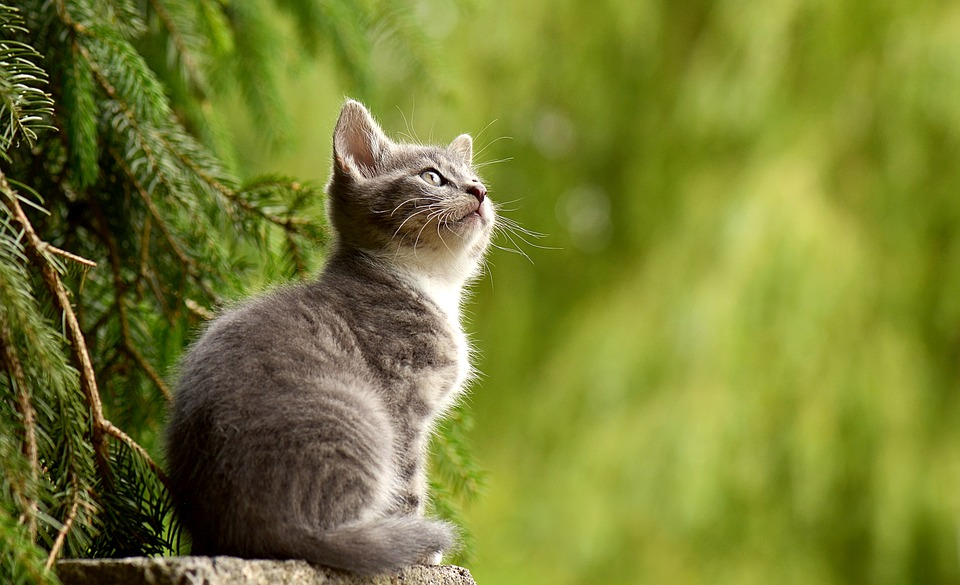
#> input picture images/cat0.jpg, 960 x 585 px
$ jupyter execute --allow-errors cnn-online.ipynb
#> lines starting #> are read from the running program, lines starting #| are printed output that depends on the picture
[cell 1]
import numpy as np
import matplotlib.pyplot as plt
import cv2

[cell 2]
plt.style.use('seaborn')

### convolution

[cell 3]
img_bgr = cv2.imread('../images/cat0.jpg')
#> img_bgr is the input picture: shape (585, 960, 3); mean B, G, R 49.9, 126.1, 119.4
img_bgr = cv2.resize(img_bgr, (200, 200))
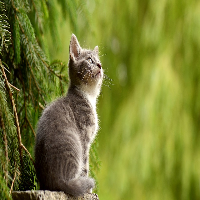
#> img_bgr: shape (200, 200, 3); mean B, G, R 49.8, 125.9, 119.3

[cell 4]
img_rgb = cv2.cvtColor(img_bgr, cv2.COLOR_BGR2RGB)

[cell 5]
img_gray = cv2.cvtColor(img_rgb, cv2.COLOR_BGR2GRAY)
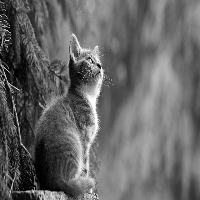
#> img_gray: shape (200, 200); min 0, max 255, mean 102.4

[cell 6]
def drawImage(img, title = "img", c = None):
    plt.imshow(img, cmap=c)
    plt.axis('off')
    plt.title(title + str(img.shape))
    plt.show()

[cell 7]
drawImage(img_rgb, title='cat0_rgb ') # original color
drawImage(img_bgr, title='cat0_bgr ') # original color
drawImage(img_gray, title='cat0_gray ', c='gray') # original color

[cell 8]
plt.imshow(img_gray, cmap = "gray");

[cell 9]
def convolution(img, img_filter):

    w, h = img.shape[0], img.shape[1]
#> w = 200; h = 200
    f = img_filter.shape[0] # assuming that filter is square matrix

    wc = w - f + 1
#> wc = 198
    hc = h - f + 1
#> hc = 198
    conv = np.empty((wc, hc))

    for h in range(hc):
        for w in range(wc):
            conv[h, w] = np.einsum('ij,ij',img[h:h+f, w:w+f], img_filter)
            if conv[h, w] > 255:
                conv[h, w] = 255
            elif conv[h, w] < 0:
                conv[h, w] = 0
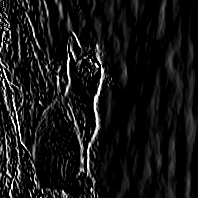
#> conv: shape (198, 198) float64; min 0, max 255, mean 21.4

    return conv

[cell 10]
# define filter
blur = np.ones((3, 3))/9.0

[cell 11]
blur

[cell 12]
edge = np.array([[1, 0, -1],[1, 0, -1], [1, 0, -1]])

[cell 13]
e_img = convolution(img_gray, edge)

[cell 14]
print(img_gray.shape)
#| (200, 200)

[cell 15]
print(e_img.shape)
#| (198, 198)

[cell 16]
plt.imshow(e_img)

[cell 17]
blured_img = convolution(img_gray, blur)
#> after the loop in convolution (call 2), `for h in range(hc):`:
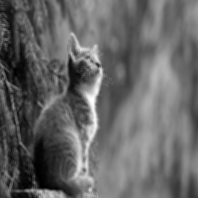
#> conv: shape (198, 198) float64; min 0.667, max 254.8, mean 102.5

[cell 18]
drawImage(img_gray, title='original image', c='gray')
drawImage(blured_img, title='blur filtered image', c='gray')

[cell 19]
d_blur = np.linalg.pinv(np.ones((3, 3))/9.0)

[cell 20]
d_blured = convolution(blured_img, d_blur)
#> after the loop in convolution (call 3), `for h in range(hc):`:
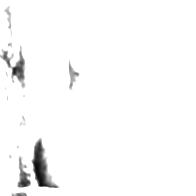
#> conv: shape (196, 196) float64; min 10.56, max 255, mean 249.7

[cell 21]
drawImage(d_blured, title='d_blured image', c='gray')
drawImage(blured_img, title='blur filtered image', c='gray')

#> (a cell that did not finish here is left out)

[cell 23]
# another filter
edge = np.array([[1, 0, -1], [1, 0, -1], [1, 0, -1]])

[cell 24]
img_edge = convolution(img_gray, edge)

[cell 25]
drawImage(img_gray, title='original gray image', c='gray')
drawImage(img_edge, title='edged imge', c='gray')

[cell 26]
# filters acts as feature extractor

### convolutional layer
- contains vrious filters
- each filter extracts different kind of features and gives one activation map
- so CNN takes input a volume and produces output volume of different shape

#> (a cell that did not finish here is left out)

[cell 28]
drawImage(img_rgb, title='rgb img without padding', c='gray')

#### padding

[cell 29]
pad_img = np.pad(img_rgb, ((10, 10), (10, 10), (0, 0)), 'mean')
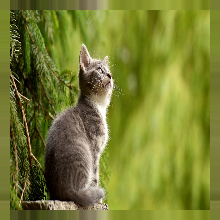
#> pad_img: shape (220, 220, 3); mean R, G, B 119.3, 125.9, 49.8

[cell 30]
drawImage(pad_img)

#### pooling

[cell 31]
def pooling(filtered_img, pooling_filter_size = 2, stride = 2):
#> called with pooling_filter_size = 4, stride = 4
    wi, hi = filtered_img.shape[0], filtered_img.shape[1]
#> wi = 198; hi = 198
    f = pooling_filter_size

    wc = (wi - f)//stride + 1
#> wc = 49
    hc = (hi - f)//stride + 1
#> hc = 49
    pool = np.empty((wc, hc))

    for h in range(hc):
        for w in range(wc):
            pool[h, w] = np.amax(filtered_img[h*stride:h*stride+f, w*stride:w*stride+f])
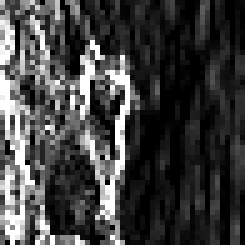
#> pool: shape (49, 49) float64 (shown 5 times larger); min 0, max 255, mean 63.8
    return pool

[cell 32]
arr = np.array([[0, 155], [134, 156]])

[cell 33]
pool  = pooling(img_edge, pooling_filter_size=4, stride=4)

[cell 34]
print(img_edge.shape, pool.shape)
#| (198, 198) (49, 49)

$ run again, with images/cat1.jpg copied over images/cat0.jpg
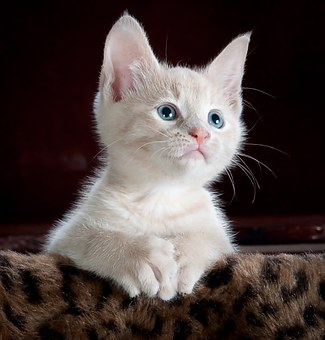
#> input picture images/cat1.jpg, 325 x 340 px
#> img_bgr is the input picture: shape (340, 325, 3); mean B, G, R 64.3, 66.9, 78.5
#> img_bgr: shape (200, 200, 3)
#| (200, 200)
#| (198, 198)
#> after the loop in convolution (call 3), `for h in range(hc):`:
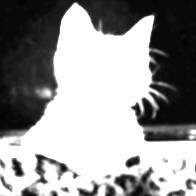
#> conv: shape (196, 196) float64; min 0, max 255, mean 150.5
#> after the loop in pooling, `for h in range(hc):`:
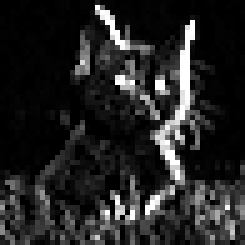
#> pool: shape (49, 49) float64 (shown 5 times larger); min 0, max 255, mean 35.7
#| (198, 198) (49, 49)

$ run again, with images/cat2.jpg copied over images/cat0.jpg
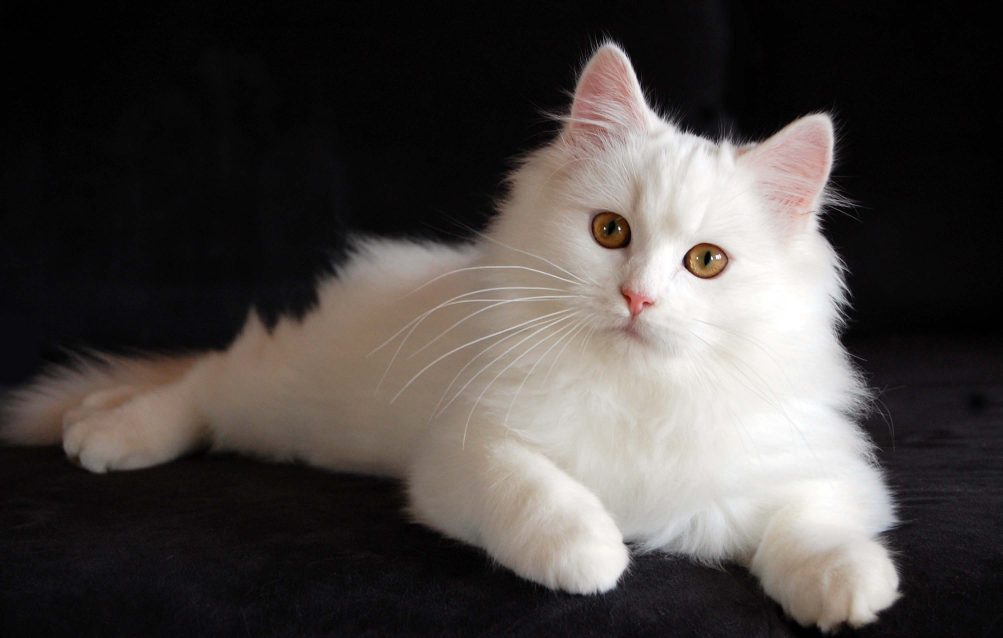
#> input picture images/cat2.jpg, 3008 x 1912 px (shown at 1/3 size)
#> img_bgr is the input picture: shape (1912, 3008, 3); mean B, G, R 67.9, 70.3, 75.2
#> img_bgr: shape (200, 200, 3)
#| (200, 200)
#| (198, 198)
#> after the loop in convolution (call 3), `for h in range(hc):`:
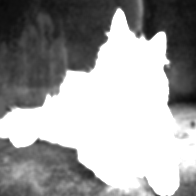
#> conv: shape (196, 196) float64; min 9.44, max 255, mean 159.8
#> after the loop in pooling, `for h in range(hc):`:
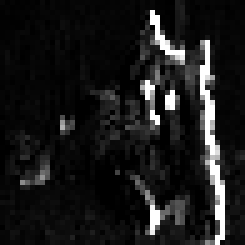
#> pool: shape (49, 49) float64 (shown 5 times larger); min 0, max 255, mean 25.7
#| (198, 198) (49, 49)

$ run again, with images/cat3.jpg copied over images/cat0.jpg
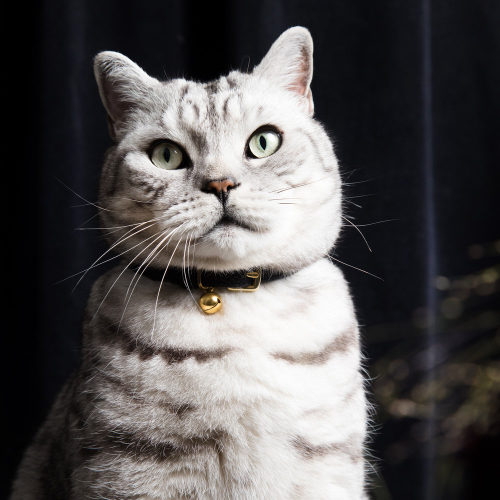
#> input picture images/cat3.jpg, 1000 x 1000 px (shown at 1/2 size)
#> img_bgr is the input picture: shape (1000, 1000, 3); mean B, G, R 83.5, 83.4, 86
#> img_bgr: shape (200, 200, 3)
#| (200, 200)
#| (198, 198)
#> after the loop in pooling, `for h in range(hc):`:
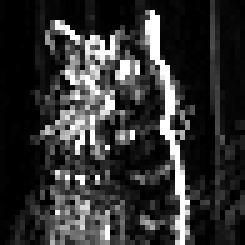
#> pool: shape (49, 49) float64 (shown 5 times larger); min 0, max 255, mean 50
#| (198, 198) (49, 49)
